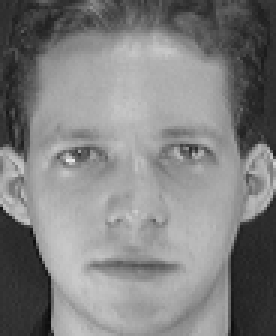
//> input picture programming-1/Images/S1/1.pgm, 92 x 112 px (shown 3 times larger)
$ ./Test   (built with g++ and OpenCV 4)
//> lines starting //> are read from the running program, lines starting //| are printed output that depends on the picture
/**
 * @file Test.cpp
 * @author cody worsnop
 * @brief Programming assignment 1 for CS 685
 * @version 0.1
 * @date 2019-03-04
 *
 * @copyright Copyright (c) 2019
 *
 */

#include <fstream>
#include <iostream>
#include <stdlib.h>
#include <math.h>
#include <opencv2/core/core.hpp>
#include <opencv2/highgui/highgui.hpp>
#include <opencv2/opencv.hpp>
#include <iostream>
#define CV_64F 6
using namespace cv;
using namespace std;

extern "C" void solve_system(int, int, float **, float *, float *);

const int NumberOfImagesInDataSet = 10;
const int NumberOfDataSets = 2;

const int m = 4;
const int n = 3;
const int normalized_x = 48;
const int normalized_y = 40;

float (*CurrentDataSet_Y)[m];
float (*CurrentDataSet_X)[m];
float *CurrentScaled_X;
float *CurrentScaled_Y;

//problem 1 variables
float **a, *bx, *by, *x;

//problem 2 variables
float **a2, *x2;
Mat *b2;

//these are the mapped data sets. They are broken up by x and y values.
float DataSetS1_YValues[10][m] = {{26, 63, 44, 45},
                                  {32, 75, 65, 60},
                                  {25, 62, 46, 46},
                                  {16, 58, 30, 32},
                                  {33, 75, 69, 65},
                                  {14, 55, 27, 31},
                                  {24, 62, 44, 44},
                                  {27, 64, 49, 50},
                                  {30, 68, 54, 52},
                                  {33, 75, 63, 57}};

float DataSetS1_XValues[10][m] = {{50, 50, 88, 70},
                                  {44, 44, 67, 86},
                                  {48, 48, 72, 88},
                                  {45, 42, 63, 83},
                                  {44, 42, 62, 84},
                                  {46, 44, 65, 85},
                                  {44, 43, 58, 80},
                                  {46, 43, 64, 84},
                                  {37, 35, 46, 73},
                                  {51, 50, 76, 91}};

float DataSetS2_YValues[10][m] = {{25, 60, 41, 40},
                                  {35, 68, 54, 52},
                                  {21, 56, 33, 33},
                                  {32, 65, 51, 49},
                                  {38, 73, 61, 58},
                                  {16, 51, 26, 29},
                                  {29, 62, 45, 44},
                                  {21, 58, 35, 35},
                                  {34, 37, 51, 50},
                                  {45, 77, 71, 66}};

float DataSetS2_XValues[10][m] = {{51, 54, 67, 88},
                                  {51, 52, 66, 67},
                                  {51, 53, 67, 87},
                                  {53, 52, 68, 88},
                                  {52, 52, 68, 88},
                                  {51, 53, 67, 88},
                                  {52, 53, 69, 89},
                                  {50, 52, 66, 88},
                                  {52, 53, 68, 90},
                                  {54, 53, 67, 88}};

float DataSetS1_scaledYValues[m] = {10, 38, 24, 24};
float DataSetS1_scaledXValues[m] = {10, 10, 20, 35};
float DataSetS2_scaledYValues[m] = {10, 38, 24, 24};
float DataSetS2_scaledXValues[m] = {10, 10, 20, 35};

/**
 * @brief Prints a 2d matrix
 *
 * @param m the row count of the matrix to print
 * @param n the column count of the matrix to print
 * @param matrix the matrix to print
 */
// [12 lines left out: function print2dMatrix, not called in this run]

/**
 * @brief Prints a 1d matrix
 *
 * @param m the row count in the matrix to print
 * @param matrix the matrix to print
 */
// [9 lines left out: function print1dMatrix, not called in this run]

/**
 * @brief Displays a Mat image to the screen
 *
 * @param image the image to display
 */
// [5 lines left out: function DisplayImage, not called in this run]

/**
 * @brief flattens a 2d float vector into a single vector. Used for initializing Mat with a float data source
 *
 * @param m the row dimension
 * @param n the column dimension
 * @param matrixToFlatten the matrix to flatten
 * @return float* a flattened matrix
 */
float *flatten(int m, int n, float **matrixToFlatten)
{
    float *flattened = new float[n * m];
    for (int row = 0; row < m; row++)
    {
        for (int column = 0; column < n; column++)
        {
            flattened[row * n + column] = matrixToFlatten[row][column];
        }
    }

    return flattened;
}

/**
 * @brief Loads the a, p-hat x and p-hat y matrix for problem 1
 *
 * @param imageIndex the index of the image we are working on
 */
void LoadArrays(int imageIndex)
{
    //load A matrix
    for (int row = 0; row < m; row++)
    {
        a[row][0] = CurrentDataSet_X[imageIndex][row];
        a[row][1] = CurrentDataSet_Y[imageIndex][row];
        a[row][2] = 1;

        //p-hat x
        bx[row] = CurrentScaled_X[row];
        by[row] = CurrentScaled_Y[row];
    }
}

/**
 * @brief finds the dot product between to 1x3 and 3x1 matrices. Built as I was having issues with Mat.dot
 *
 * @param matrix1 the first matrix to dot product
 * @param matrix2 the matrix the first is dotted with
 * @return double a scalar result of the dot product operation
 */
double dot(Mat matrix1, Mat matrix2)
{
    double result;
    result = matrix1.at<float>(0) * matrix2.at<float>(0) + matrix1.at<float>(1) * matrix2.at<float>(1) + matrix1.at<float>(2) * matrix2.at<float>(2);
    return result;
}

/**
 * @brief the original image for computation in the program
 *
 * @param path the path to the image to read
 * @return Mat the image in mat form
 */
Mat ReadOriginalImage(char *path)
{
    Mat image;
    image = imread(path, IMREAD_GRAYSCALE); // Read the file

    if (!image.data) // Check for invalid input
    {
        cout << "Could not open or find the image" << std::endl;
    }

    return image;
}

/**
 * @brief Fills the diagonal matrix from an SVD result. Built as SVD::Compute would return a mx1 matrix
 * and the math computation needed the full diagonal
 * @param w the matrix to build the diagonal with
 * @param row the count of rows
 * @param col the count of columns
 * @return Mat the built diagonal
 */
Mat FillDiagonal(Mat w, int row, int col)
{
    Mat w_full = Mat(row, col, 5, cvScalar(0));

    for (int i = 0; i < col; i++)
    {
        w_full.at<float>(i, i) = w.at<float>(i);
    }

    return w_full;
}

/**
 * @brief Solves a over-determined system of linear equation using singular value decomposition.
 *
 * @param a The A matrix with the x y 1 values
 * @param b The b matrix with the predetermined normalized locations
 * @param row the rows in the diagonal. Used to compute the eigenvector diagonal.
 * @param col The cols in the diagonal. Used to compute the eigenvector diagonal.
 * @return Mat A solution to the system
 */
Mat SolveSystemsWithSVD(Mat a, Mat b, int row, int col)
{
    Mat w, u, vt, w_inverse;
    SVD::compute(a, w, u, vt, SVD::FULL_UV);

    Mat w_full = FillDiagonal(w, row, col);

    invert(w_full, w_inverse, DECOMP_SVD);
    Mat aplus = vt.t() * w_inverse * u.t();
    Mat solution = aplus * b;

    return solution;
}

/**
 * @brief Saves an image to a predetermined location
 *
 * @param image the image to save
 * @param path the path to save it to
 */
void SaveImage(Mat image, char *path)
{
    imwrite(path, image);
}

/**
 * @brief Remaps an image given a transformation
 *
 * @param image the original image to remap
 * @param x_solution the solution to the x transformation
 * @param y_solution the solution to the y transformation
 * @return Mat a remapped image
 */
Mat RemapImage(Mat image, Mat x_solution, Mat y_solution)
{
    Mat mappedImage = Mat(normalized_x, normalized_y, 0, cvScalar(0));
    int x = 0;
    int y = 0;
    int new_x = 0;
    int new_y = 0;
    Mat *coordinates;

    for (int row = 0; row < image.rows; row++)
    {
        for (int column = 0; column < image.cols; column++)
        {
            float *imageCoordinates = new float[3]{(float)row, (float)column, 1};
            coordinates = new Mat(1, 3, 0, imageCoordinates);
            new_x = dot(*coordinates, x_solution);
            new_y = dot(*coordinates, y_solution);

            //normalize new x and y values
            if (new_x >= 0 && new_x < normalized_x && new_y >= 0 && new_y < normalized_y)
            {
                new_x = (int)new_x;
                new_y = (int)new_y;

                mappedImage.at<uchar>(new_x, new_y) = image.at<uchar>(row, column);
            }

            delete (imageCoordinates);
            delete (coordinates);
        }
    }

    mappedImage.reshape(normalized_y, normalized_x);
    return mappedImage;
}

/**
 * @brief Problem 1 - using svd to solve a system and then remap to a new iamge
 *
 */
void Problem1()
{
    //initialize a, x, b
    a = new float *[m];
    for (int i = 0; i < m; i++)
        a[i] = new float[n];

    x = new float[n];
    bx = new float[m];
    by = new float[m];

    for (int dataSetIndex = 0; dataSetIndex < NumberOfDataSets; dataSetIndex++)
    {
        if (dataSetIndex == 0)
        {
            CurrentDataSet_X = DataSetS1_XValues;
            CurrentDataSet_Y = DataSetS1_YValues;
            CurrentScaled_X = DataSetS1_scaledXValues;
            CurrentScaled_Y = DataSetS1_scaledYValues;
        }
        else if (dataSetIndex == 1)
        {
            CurrentDataSet_X = DataSetS2_XValues;
            CurrentDataSet_Y = DataSetS2_YValues;
            CurrentScaled_X = DataSetS2_scaledXValues;
            CurrentScaled_Y = DataSetS2_scaledYValues;
        }

        for (int imageIndex = 0; imageIndex < NumberOfImagesInDataSet; imageIndex++)
        {
            LoadArrays(imageIndex);

            //flatten
            float *a_flat = flatten(m, n, a);
            Mat a_mat = Mat(m, n, 5, a_flat);
            Mat bx_mat = Mat(m, 1, 5, bx);
            Mat by_mat = Mat(m, 1, 5, by);

            //solve for p-hat x, p-hat y using SVD
            Mat x_solution = SolveSystemsWithSVD(a_mat, bx_mat, m, n);
            Mat y_solution = SolveSystemsWithSVD(a_mat, by_mat, m, n);

            cout << x_solution << endl;
            cout << y_solution << endl;
            const Mat tm = (Mat_<float>(2, 3) << x_solution.at<float>(0), x_solution.at<float>(1), x_solution.at<float>(2), y_solution.at<float>(0), y_solution.at<float>(1), y_solution.at<float>(2));

            char pathToRead[50];
            sprintf(pathToRead, "%s%d%s%d%s", "./Images/S",  dataSetIndex + 1, "/", imageIndex + 1, ".pgm\0");
            Mat image = ReadOriginalImage(pathToRead);
//> in ReadOriginalImage, image is the input picture: 112 rows x 92 cols, CV_8UC1; min 11, max 234, mean 128.3
            Mat remappedImage = RemapImage(image, x_solution, y_solution);
//> the loop in RemapImage, `for (int row = 0; row < image.rows; row++)` made 112 passes
//> (new_x, new_y) on passes 1 to 12: (-4, 58), (-4, 58), (-3, 58), (-3, 58), (-2, 58), (-2, 58), (-2, 58), (-1, 58), (-1, 58), (-1, 58), (0, 58), (0, 58)
//> after the loop in RemapImage, `for (int row = 0; row < image.rows; row++)`:
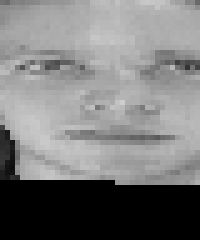
//> mappedImage: 48 rows x 40 cols, CV_8UC1 (shown 5 times larger); min 0, max 205, mean 123.5
//> after the loop in RemapImage, `for (int row = 0; row < image.rows; row++)`: new_x = 36; new_y = 59

            char pathToWrite[50];
            sprintf(pathToWrite, "%s%d%s%d%s", "./Images/S",  dataSetIndex + 1, "/", imageIndex + 1, "_normalized.pgm");
            SaveImage(remappedImage, pathToWrite);
        }
    }
}

/**
 * @brief Loads the matrix for problem 2
 *
 * @param image the image to load from
 */
// [13 lines left out: function LoadAMatrix, not called in this run]

/**
 * @brief Problem 2 - using svd to solve an over-determined system of equations to find and smooth lighting
 *
 */
// [35 lines left out: function Problem2, not called in this run]

/**
 * @brief calls each of the sub problems
 *
 * @param argc argument count
 * @param argv arguments
 * @return int
 */
int main(int argc, char *argv[])
{
    //problem 1 using SVD to solve the affine transformations
    Problem1();

    //problem 2 using SVD to solve the over constrained systems of pixel intensities
    // Problem2();

    //wait for keystroke so user knows program is done
    waitKey(0);

    return 0;
}
